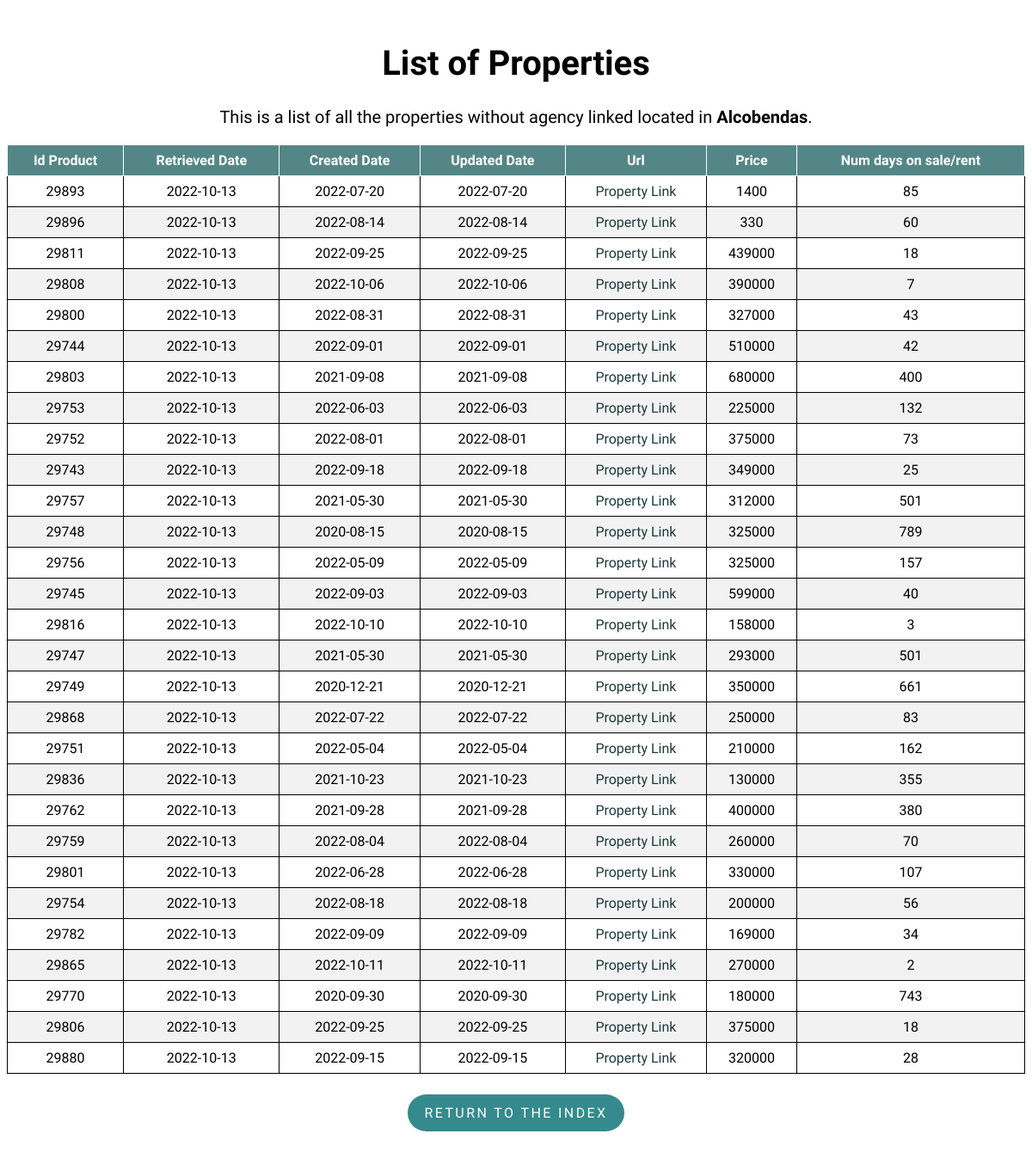
Page /property/Alcobendas on the committed database.
### flask-app/read_db.py (models this page shows)
class Property(db.Model):
    __tablename__ = 'properties'
    id_product = db.Column(db.Integer, primary_key=True)
    retrieved_date = db.Column(db.Date)
    created_date = db.Column(db.Date)
    url = db.Column(db.Text)
    mobile = db.Column(db.Integer)
    agency = db.Column(db.Text)
    real_estate_id = db.Column(db.Integer)
    price = db.Column(db.Integer)
    type_id = db.Column(db.Integer)
    trans_type_id = db.Column(db.Integer)
    location = db.Column(db.Text)
    num_days = db.Column(db.Integer)
    updated_date = db.Column(db.Date)

### flask-app/read_db.py (the view)
@app.route('/property/<location>', methods=['GET', 'POST'])
def property(location):
    properties = Property.query.filter_by(
        type_id=1, location=location).order_by(Property.url).distinct()
    return render_template('list.html', properties=properties, location=location)

### flask-app/templates/list.html (shortened to what this page needs)
<!DOCTYPE html>
<html lang="en">
<head>
    <link rel="stylesheet" type="text/css" href="{{ url_for('static', filename='styles/style.css') }}">
    <link rel="stylesheet" type="text/css" href="{{ url_for('static', filename='styles/tablesort.css') }}">
</head>
<body>
    <h1 class="list_header" style="font-size:40px;">List of Properties</h1>
    <p class="list_header" style="margin-top: 25px;font-size:20px;">This is a list of all the properties without agency linked located in
        <strong>{{ location }}</strong>.
    </p>
    <table class="table table-sortable">
        <thead>
            <tr>
                <th>Id Product</th>
                <th>Retrieved Date</th>
                <th>Created Date</th>
                <th>Updated Date</th>
                <th>Url</th>
                <th>Price</th>
                <th>Num days on sale/rent</th>
            </tr>
        </thead>
        <tbody>
            {% for property in properties %}
            <tr>
                <td>{{ property.id_product }}</td>
                <td>{{ property.retrieved_date }}</td>
                <td>{{ property.created_date }}</td>
                <td>{{ property.updated_date }}</td>
                <td>
                    <a class="property_link" href={{ property.url }}>Property Link</a>
                </td>
                <td><a>{{ property.price }}</a></td>
                <td>{{ property.num_days }}</td>
            </tr>
            {% endfor %}
        </tbody>
    </table>
    <div class = "btn_container">
        <p class="return_btn"><a class = "btn_link" href="{{ url_for('index') }}">Return to the index</a></p>
    </div>
</body>
</html>

### flask-app/static/styles/style.css (style rules this page uses)
body { font-family: 'Muli','Open Sans','Open Sans-fallback',sans-serif; }
table, th, td { border: 1px solid; }
table { width: 100%; border-collapse: collapse; }
th, td { text-align: center; padding: 8px; }
tr:nth-child(even) { background-color: #f2f2f2 }
th { background-color: rgb(84, 134, 135); color: white; }
.index_header, .list_header { margin-top: 50px; text-align: center; }
a.property_link { text-decoration: none; }
a.property_link:link, a.property_link:visited { color: rgb(28, 58, 58); }
.return_btn { display: inline-block; padding: .75rem 1.25rem; border-radius: 10rem; text-transform: uppercase; font-size: 1rem; letter-spacing: .15rem; transition: all .3s; position: relative; overflow: hidden; z-index: 1; background-color: rgb(52, 138, 140); }
.btn_link { text-decoration: none; color: #fff; }
.btn_container { margin-top: 8px; display: flex; justify-content: center; align-items: center; }

### flask-app/static/styles/tablesort.css (style rules this page uses)
.table-sortable th { cursor: pointer; }

### rows in the picture
Property: id_product "29893", retrieved_date "2022-10-13", created_date "2022-07-20", updated_date "2022-07-20", price "1400", num_days "85"
Property: id_product "29896", retrieved_date "2022-10-13", created_date "2022-08-14", updated_date "2022-08-14", price "330", num_days "60"
Property: id_product "29811", retrieved_date "2022-10-13", created_date "2022-09-25", updated_date "2022-09-25", price "439000", num_days "18"
Property: id_product "29808", retrieved_date "2022-10-13", created_date "2022-10-06", updated_date "2022-10-06", price "390000", num_days "7"
Property: id_product "29800", retrieved_date "2022-10-13", created_date "2022-08-31", updated_date "2022-08-31", price "327000", num_days "43"
Property: id_product "29744", retrieved_date "2022-10-13", created_date "2022-09-01", updated_date "2022-09-01", price "510000", num_days "42"
Property: id_product "29803", retrieved_date "2022-10-13", created_date "2021-09-08", updated_date "2021-09-08", price "680000", num_days "400"
Property: id_product "29753", retrieved_date "2022-10-13", created_date "2022-06-03", updated_date "2022-06-03", price "225000", num_days "132"
Property: id_product "29752", retrieved_date "2022-10-13", created_date "2022-08-01", updated_date "2022-08-01", price "375000", num_days "73"
Property: id_product "29743", retrieved_date "2022-10-13", created_date "2022-09-18", updated_date "2022-09-18", price "349000", num_days "25"
Property: id_product "29757", retrieved_date "2022-10-13", created_date "2021-05-30", updated_date "2021-05-30", price "312000", num_days "501"
Property: id_product "29748", retrieved_date "2022-10-13", created_date "2020-08-15", updated_date "2020-08-15", price "325000", num_days "789"
Property: id_product "29756", retrieved_date "2022-10-13", created_date "2022-05-09", updated_date "2022-05-09", price "325000", num_days "157"
Property: id_product "29745", retrieved_date "2022-10-13", created_date "2022-09-03", updated_date "2022-09-03", price "599000", num_days "40"
Property: id_product "29816", retrieved_date "2022-10-13", created_date "2022-10-10", updated_date "2022-10-10", price "158000", num_days "3"
Property: id_product "29747", retrieved_date "2022-10-13", created_date "2021-05-30", updated_date "2021-05-30", price "293000", num_days "501"
Property: id_product "29749", retrieved_date "2022-10-13", created_date "2020-12-21", updated_date "2020-12-21", price "350000", num_days "661"
Property: id_product "29868", retrieved_date "2022-10-13", created_date "2022-07-22", updated_date "2022-07-22", price "250000", num_days "83"
Property: id_product "29751", retrieved_date "2022-10-13", created_date "2022-05-04", updated_date "2022-05-04", price "210000", num_days "162"
Property: id_product "29836", retrieved_date "2022-10-13", created_date "2021-10-23", updated_date "2021-10-23", price "130000", num_days "355"
Property: id_product "29762", retrieved_date "2022-10-13", created_date "2021-09-28", updated_date "2021-09-28", price "400000", num_days "380"
Property: id_product "29759", retrieved_date "2022-10-13", created_date "2022-08-04", updated_date "2022-08-04", price "260000", num_days "70"
Property: id_product "29801", retrieved_date "2022-10-13", created_date "2022-06-28", updated_date "2022-06-28", price "330000", num_days "107"
Property: id_product "29754", retrieved_date "2022-10-13", created_date "2022-08-18", updated_date "2022-08-18", price "200000", num_days "56"
Property: id_product "29782", retrieved_date "2022-10-13", created_date "2022-09-09", updated_date "2022-09-09", price "169000", num_days "34"
Property: id_product "29865", retrieved_date "2022-10-13", created_date "2022-10-11", updated_date "2022-10-11", price "270000", num_days "2"
Property: id_product "29770", retrieved_date "2022-10-13", created_date "2020-09-30", updated_date "2020-09-30", price "180000", num_days "743"
Property: id_product "29806", retrieved_date "2022-10-13", created_date "2022-09-25", updated_date "2022-09-25", price "375000", num_days "18"
Property: id_product "29880", retrieved_date "2022-10-13", created_date "2022-09-15", updated_date "2022-09-15", price "320000", num_days "28"

### other values in the picture
{{ location }} "Alcobendas"
